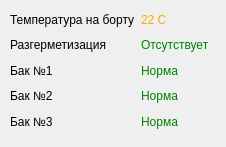
<?xml version="1.0" encoding="UTF-8"?>
<ui version="4.0">
 <class>MainWindow</class>
 <widget class="QMainWindow" name="MainWindow">
  <property name="geometry">
   <rect>
    <x>0</x>
    <y>0</y>
    <width>226</width>
    <height>147</height>
   </rect>
  </property>
  <property name="maximumSize">
   <size>
    <width>226</width>
    <height>147</height>
   </size>
  </property>
  <property name="windowTitle">
   <string>Параметры корабля</string>
  </property>
  <widget class="QWidget" name="centralwidget">
   <widget class="QWidget" name="">
    <property name="geometry">
     <rect>
      <x>10</x>
      <y>10</y>
      <width>201</width>
      <height>121</height>
     </rect>
    </property>
    <layout class="QHBoxLayout" name="horizontalLayout">
     <item>
      <layout class="QVBoxLayout" name="verticalLayout">
       <item>
        <widget class="QLabel" name="label_2">
         <property name="text">
          <string>Температура на борту</string>
         </property>
        </widget>
       </item>
       <item>
        <widget class="QLabel" name="label">
         <property name="text">
          <string>Разгерметизация</string>
         </property>
        </widget>
       </item>
       <item>
        <widget class="QLabel" name="label_3">
         <property name="text">
          <string>Бак №1</string>
         </property>
        </widget>
       </item>
       <item>
        <widget class="QLabel" name="label_4">
         <property name="text">
          <string>Бак №2</string>
         </property>
        </widget>
       </item>
       <item>
        <widget class="QLabel" name="label_5">
         <property name="text">
          <string>Бак №3</string>
         </property>
        </widget>
       </item>
      </layout>
     </item>
     <item>
      <layout class="QVBoxLayout" name="verticalLayout_2">
       <item>
        <widget class="QLabel" name="label_7">
         <property name="styleSheet">
          <string notr="true">QLabel {
    color: orange;
}</string>
         </property>
         <property name="text">
          <string>22 C</string>
         </property>
        </widget>
       </item>
       <item>
        <widget class="QLabel" name="label_8">
         <property name="styleSheet">
          <string notr="true">QLabel {
    color: green;
}</string>
         </property>
         <property name="text">
          <string>Отсутствует</string>
         </property>
        </widget>
       </item>
       <item>
        <widget class="QLabel" name="label_9">
         <property name="styleSheet">
          <string notr="true">QLabel {
    color: green;
}</string>
         </property>
         <property name="text">
          <string>Норма</string>
         </property>
        </widget>
       </item>
       <item>
        <widget class="QLabel" name="label_10">
         <property name="styleSheet">
          <string notr="true">QLabel {
    color: green;
}</string>
         </property>
         <property name="text">
          <string>Норма</string>
         </property>
        </widget>
       </item>
       <item>
        <widget class="QLabel" name="label_11">
         <property name="styleSheet">
          <string notr="true">QLabel {
    color: green;
}</string>
         </property>
         <property name="text">
          <string>Норма</string>
         </property>
        </widget>
       </item>
      </layout>
     </item>
    </layout>
   </widget>
  </widget>
 </widget>
 <resources/>
 <connections/>
</ui>
